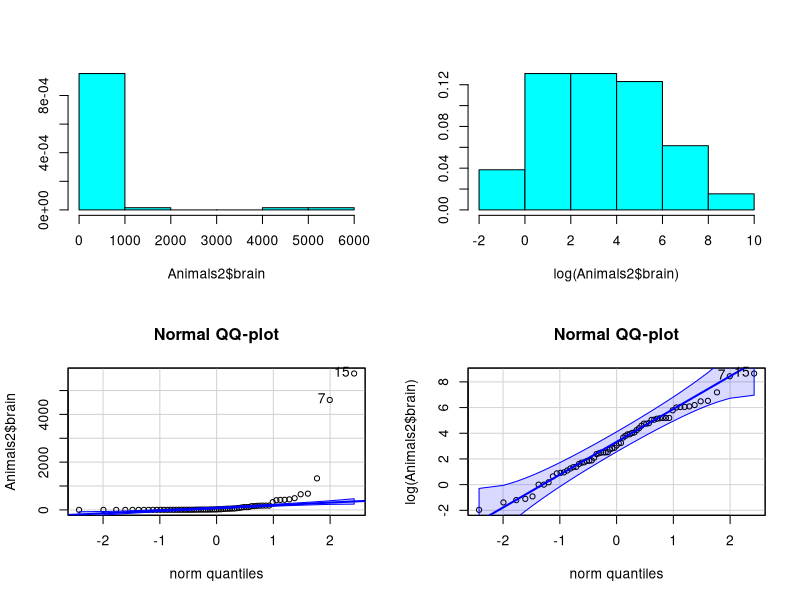
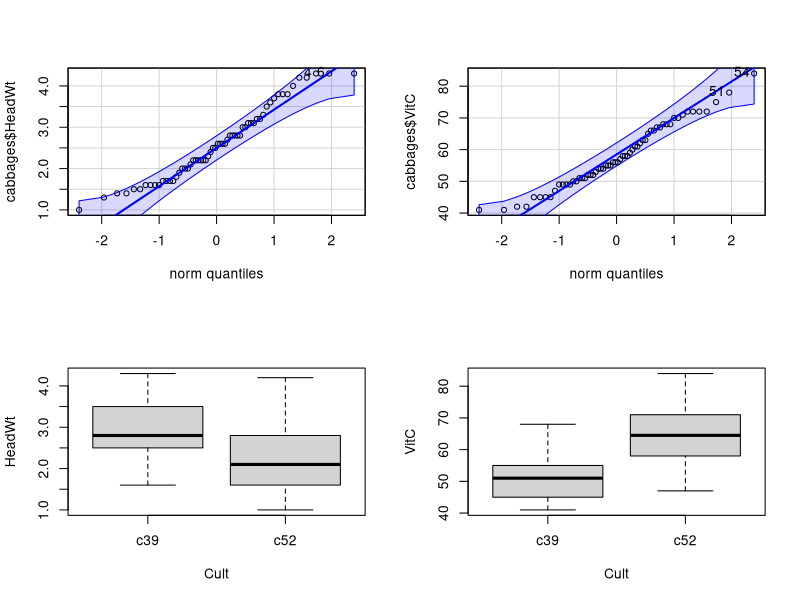
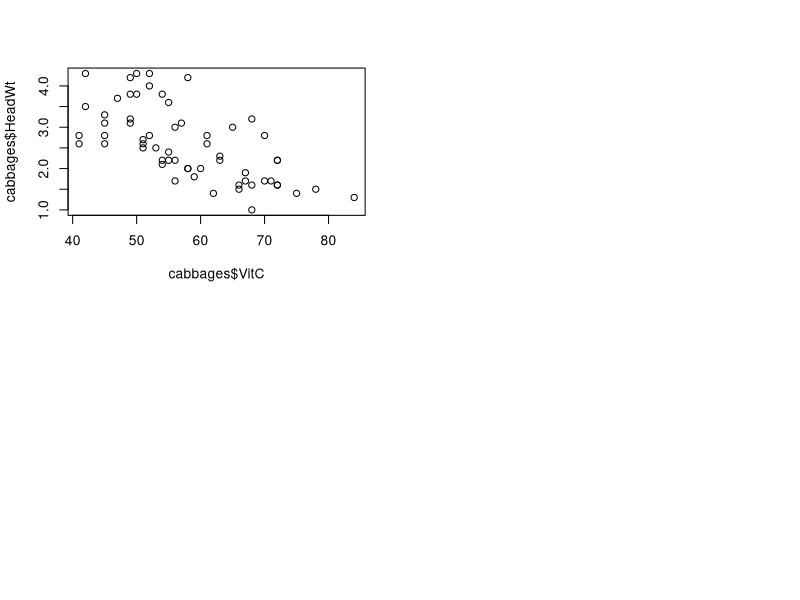

R code for these plots, in order:
## ---- chunk 1
knitr::opts_chunk$set(echo = TRUE)
## ---- chunk 2
library(MASS)
library(robustbase)
#rownames(mammals)
#rownames(Animals2)
#plot(Animals2)
intersect(mammals, Animals2)
setdiff(mammals, Animals2)
#rownames(commonAnimals)
## ---- chunk 3
library(MASS)
library(car)
library(robustbase)

par(mfrow=c(2,2))
truehist(Animals2$brain)
truehist(log(Animals2$brain))
qqPlot(Animals2$brain)
title("Normal QQ-plot")
qqPlot(log(Animals2$brain))
title("Normal QQ-plot")
## ---- chunk 4
libReturn<-library()
str(libReturn)
## ---- chunk 5
library(MASS)
str(cabbages)
length(which(is.na(cabbages)))
## ---- chunk 6
library(car)
summary(Chile)
## ---- chunk 7
library(MASS)
library(car)
str(cabbages)
qqPlot(cabbages$HeadWt)
qqPlot(cabbages$VitC)
## ---- chunk 8
library(MASS)
library(car)
summary(whiteside)
summary(cabbages)
boxplot( HeadWt ~ Cult, data = cabbages)
boxplot( VitC ~ Cult , data = cabbages)
## ---- chunk 9
library(MASS)
library(car)
#summary(whiteside)
#summary(cabbages)
plot(cabbages$VitC, cabbages$HeadWt)
## ---- chunk 10
library(MASS)
library(car)
summary(cabbages)

cor(cabbages$HeadWt, cabbages$VitC)
